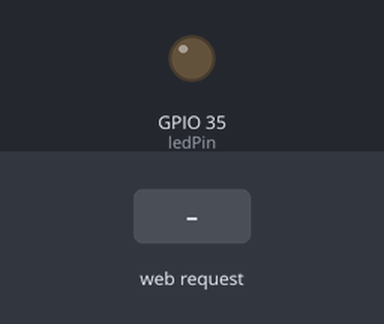
The sketch below on a simulated ESP32. On the bench: output pins drawn as LEDs (lit = HIGH). The test bench sets the inputs (shaded band). WiFi joins after 1.5 s; servers stay silent unless stated; what the sketch prints to the serial monitor is not drawn.

Above: at 3.2 s.
3.3 s: HTTP request GET /toggle received
At 3.8 s:
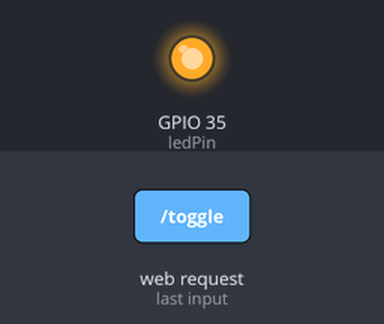
Timing chart, 0 to 6.3 s (numbered marks = the images above; inputs shaded):
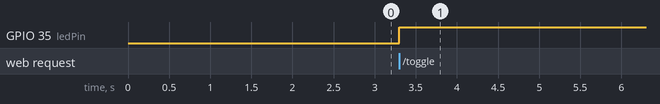

The sketch:

Buzzerr_through_web.ino
```cpp
#include <WiFi.h>
#include <WebServer.h>

const char* ssid = "Madhu's phone"; // Your WiFi SSID
const char* password = "12345678"; // Your WiFi password

WebServer server(80); // Create a web server listening on port 80

const int ledPin = 35; // Define the LED pin

bool ledState = false; // Variable to store LED state, initially off

void setup() {
  pinMode(ledPin, OUTPUT); // Set the LED pin as an output

  Serial.begin(115200); // Initialize serial communication
  WiFi.begin(ssid, password); // Connect to WiFi

  while (WiFi.status() != WL_CONNECTED) {
    delay(1000);
    Serial.println("Connecting to WiFi...");
  }

  Serial.println("WiFi connected!");
  Serial.print("IP address: ");
  Serial.println(WiFi.localIP());

  server.on("/", handleRoot); // Set up the root path
  server.on("/toggle", handleToggle); // Set up the /toggle path

  server.begin(); // Start the server
}

void loop() {
  server.handleClient(); // Handle incoming client requests
}

void handleRoot() {
  String html = "<h1>Control the LED</h1>";
  html += "<label class='switch'>";
  html += "<input type='checkbox' id='toggle' ";
  html += ledState ? "checked" : "";
  html += "onclick='toggleLED()'>";
  html += "<span class='slider'></span>";
  html += "</label>";

  // JavaScript function to toggle LED
  html += "<script>";
  html += "function toggleLED() {";
  html += " var xhr = new XMLHttpRequest();";
  html += " xhr.open('GET', '/toggle', true);";
  html += " xhr.send();";
  html += "}";
  html += "</script>";

  server.send(200, "text/html", html);
}

void handleToggle() {
  ledState = !ledState; // Toggle LED state

  digitalWrite(ledPin, ledState ? HIGH : LOW); // Set LED pin based on LED state

  server.sendHeader("Location", "/", true); // Redirect back to the root page
  server.send(302, "text/plain", ""); // Send an empty response
}
```

Measured:
- after the input at 3.3 s, GPIO 35 (ledPin): LOW → HIGH at once
